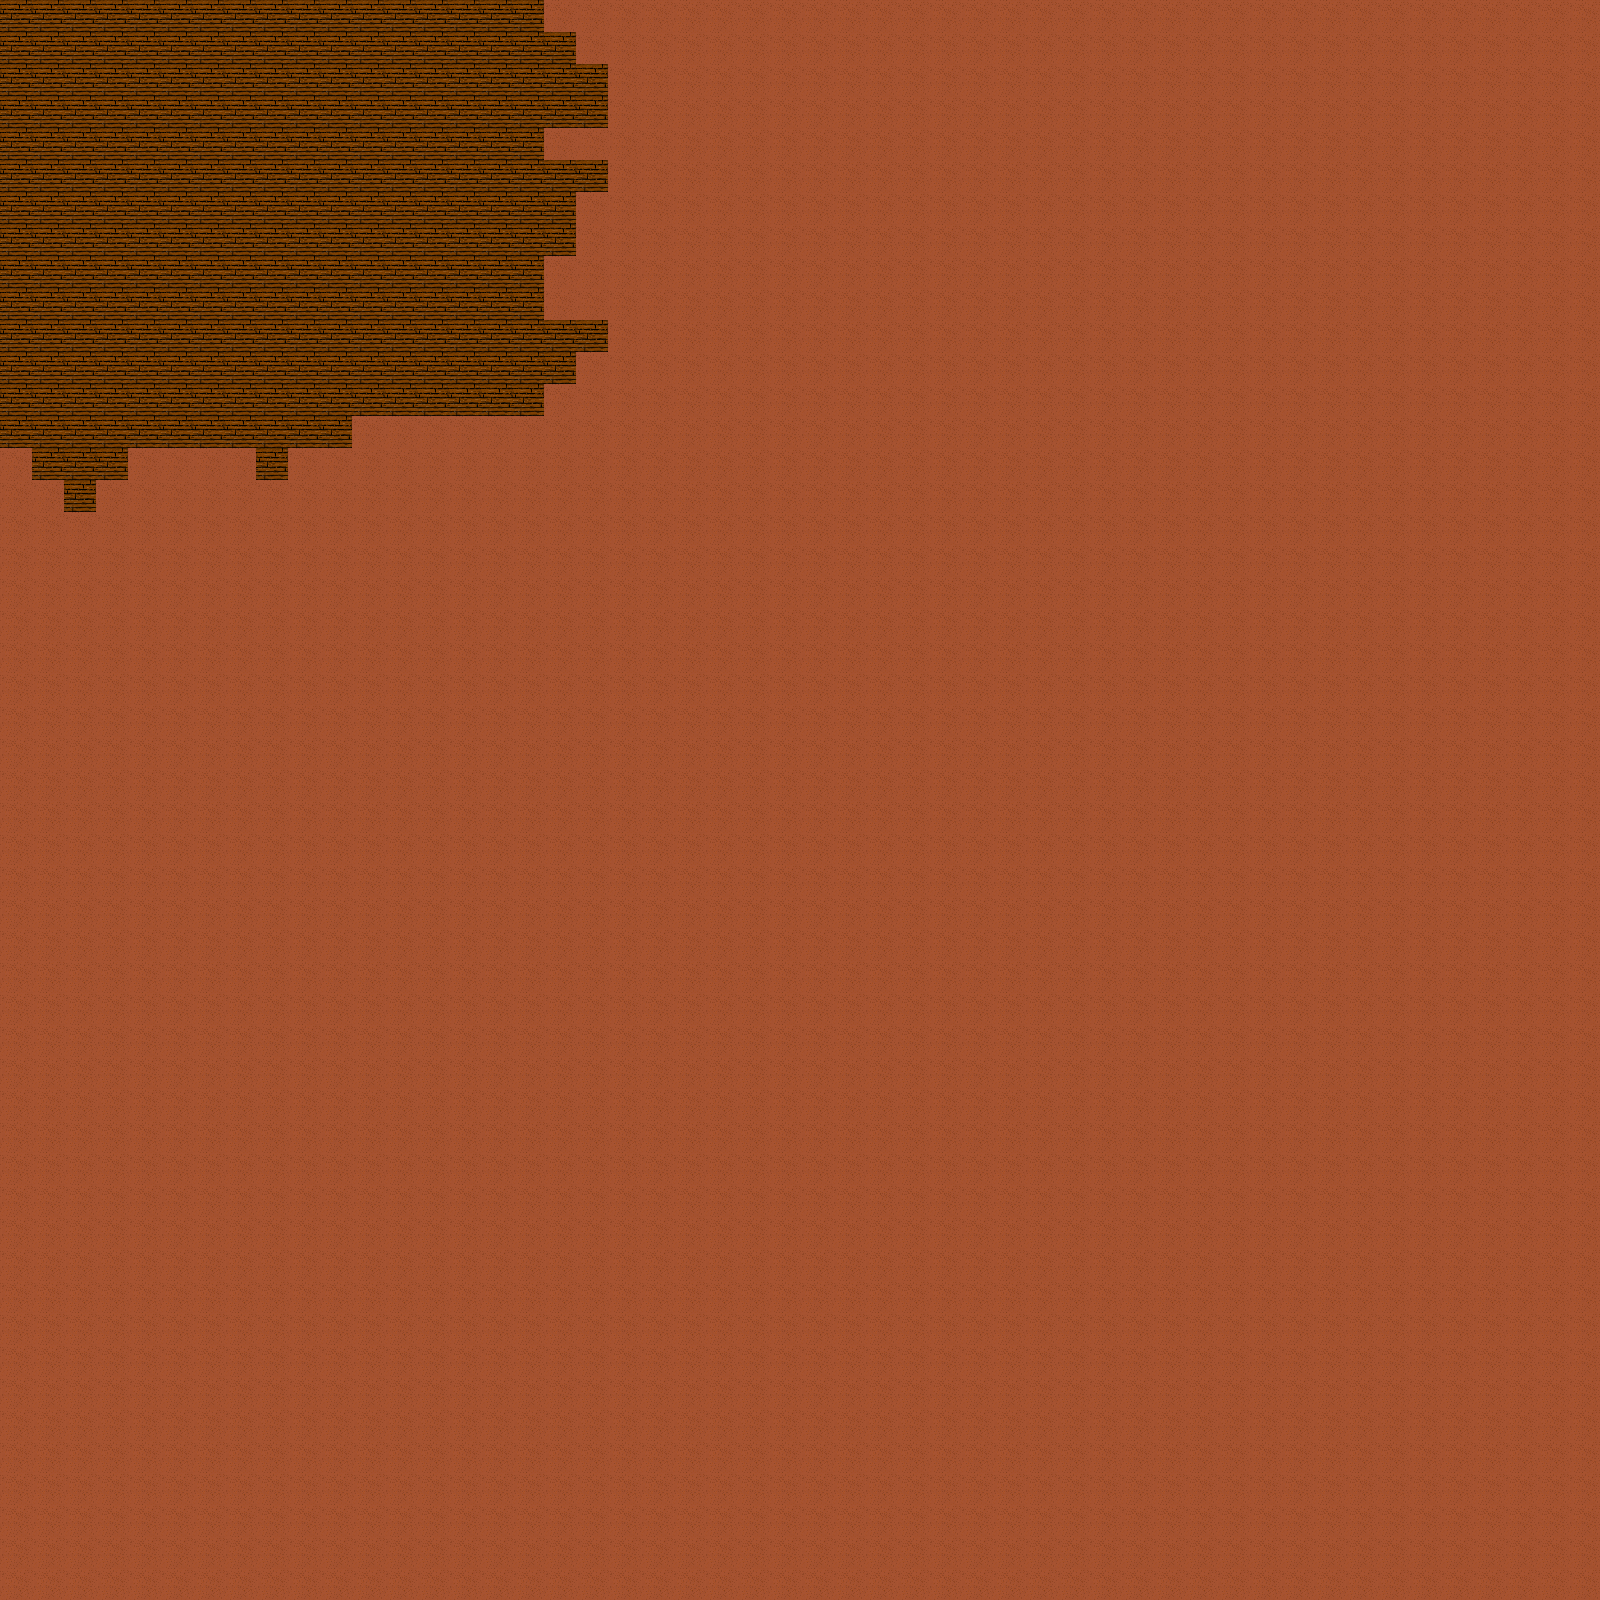

This game map was drawn from its Tiled (.tmx) file and the tilesets committed beside it. A one-line description and the trimmed map source follow:
An orthogonal 50x50 tile map with 32x32 px tiles, 1 tile layer (Ground), 3 tilesets and 188 objects.

<map version="1.0" orientation="orthogonal" renderorder="right-down" width="50" height="50" tilewidth="32" tileheight="32" nextobjectid="243">
 <tileset firstgid="1" name="Tileset" tilewidth="32" tileheight="32" tilecount="5" columns="0">
  <tile id="0">
   <image width="32" height="32" source="Tile_pack/Cactus.png" />
  </tile>
  <tile id="1">
   <image width="32" height="32" source="Tile_pack/Cactus2.png" />
  </tile>
  <tile id="2">
   <image width="32" height="32" source="Tile_pack/Cactus3.png" />
  </tile>
  <tile id="3">
   <image width="32" height="32" source="Tile_pack/plant.png" />
  </tile>
  <tile id="4">
   <image width="32" height="32" source="Tile_pack/plant_dead.png" />
  </tile>
 </tileset>
 <tileset firstgid="6" name="ground" tilewidth="32" tileheight="32" tilecount="1" columns="1">
  <image source="Tile_pack/ground.png" width="32" height="32" />
 </tileset>
 <tileset firstgid="7" name="Others" tilewidth="32" tileheight="32" tilecount="8" columns="0">
  <tile id="0">
   <image width="32" height="32" source="Tile_pack/barrel_empty.png" />
  </tile>
  <tile id="1">
   <image width="32" height="32" source="Tile_pack/barrel_gold.png" />
  </tile>
  <tile id="2">
   <image width="32" height="32" source="Tile_pack/barrel_water.png" />
  </tile>
  <tile id="3">
   <image width="32" height="32" source="Tile_pack/crate.png" />
  </tile>
  <tile id="4">
   <image width="32" height="32" source="Tile_pack/crate_close.png" />
  </tile>
  <tile id="5">
   <image width="32" height="32" source="Tile_pack/crate_fruit.png" />
  </tile>
  <tile id="6">
   <image width="32" height="32" source="Tile_pack/crate_gold.png" />
  </tile>
  <tile id="7">
   <image width="32" height="32" source="Tile_pack/wood_floor.png" />
  </tile>
 </tileset>
 <layer name="Ground" width="50" height="50">
  <properties>
   <property name="Position" value="Background" />
  </properties>
  <data>[2500 cells, 2500 non-empty, 2 distinct tile ids]</data>
 </layer>
 <objectgroup name="plants">
  <properties>
   <property name="Boundaries" value="False" />
   <property name="Position" value="Background" />
  </properties>
  <object id="5" gid="4" x="618" y="250" width="32" height="32" />
  <object id="6" gid="4" x="892" y="800" width="32" height="32" />
  <object id="7" gid="4" x="442" y="854" width="32" height="32" />
  <object id="8" gid="4" x="470" y="1138" width="32" height="32" />
  <object id="9" gid="4" x="788" y="1222" width="32" height="32" />
  <object id="10" gid="4" x="1220" y="1346" width="32" height="32" />
  <object id="11" gid="4" x="1494" y="1150" width="32" height="32" />
  <object id="12" gid="4" x="1438" y="930" width="32" height="32" />
  <object id="13" gid="4" x="1292" y="722" width="32" height="32" />
  <object id="14" gid="4" x="718" y="498" width="32" height="32" />
  <object id="15" gid="4" x="494" y="472" width="32" height="32" />
  <object id="16" gid="4" x="868" y="262" width="32" height="32" />
  <object id="17" gid="4" x="1226" y="232" width="32" height="32" />
  <object id="18" gid="4" x="1362" y="426" width="32" height="32" />
  <object id="19" gid="4" x="1188" y="774" width="32" height="32" />
  <object id="20" gid="4" x="860" y="874" width="32" height="32" />
  <object id="21" gid="4" x="858" y="922" width="32" height="32" />
  <object id="22" gid="4" x="966" y="1320" width="32" height="32" />
  <object id="23" gid="4" x="1398" y="1424" width="32" height="32" />
  <object id="24" gid="4" x="1464" y="1568" width="32" height="32" />
  <object id="25" gid="4" x="1074" y="1558" width="32" height="32" />
  <object id="26" gid="4" x="568" y="1488" width="32" height="32" />
  <object id="27" gid="4" x="268" y="1470" width="32" height="32" />
  <object id="28" gid="4" x="24" y="1518" width="32" height="32" />
  <object id="29" gid="4" x="388" y="1450" width="32" height="32" />
  <object id="30" gid="4" x="792" y="1370" width="32" height="32" />
  <object id="31" gid="4" x="1066" y="1186" width="32" height="32" />
  <object id="32" gid="4" x="1152" y="1104" width="32" height="32" />
  <object id="33" gid="4" x="1020" y="954" width="32" height="32" />
  <object id="34" gid="4" x="566" y="936" width="32" height="32" />
  <object id="35" gid="4" x="298" y="1274" width="32" height="32" />
  <object id="36" gid="4" x="136" y="1352" width="32" height="32" />
  <object id="37" gid="4" x="156" y="914" width="32" height="32" />
  <object id="38" gid="4" x="240" y="824" width="32" height="32" />
  <object id="39" gid="4" x="554" y="764" width="32" height="32" />
  <object id="40" gid="4" x="1156" y="616" width="32" height="32" />
  <object id="41" gid="4" x="1356" y="516" width="32" height="32" />
  <object id="42" gid="4" x="1376" y="386" width="32" height="32" />
  <object id="43" gid="4" x="1058" y="424" width="32" height="32" />
  <object id="44" gid="4" x="1066" y="676" width="32" height="32" />
  <object id="45" gid="4" x="740" y="794" width="32" height="32" />
  <object id="46" gid="4" x="352" y="674" width="32" height="32" />
  <object id="47" gid="4" x="196" y="494" width="32" height="32" />
  <object id="50" gid="4" x="114" y="564" width="32" height="32" />
  <object id="51" gid="4" x="314" y="680" width="32" height="32" />
  <object id="52" gid="4" x="426" y="554" width="32" height="32" />
  <object id="58" gid="4" x="762" y="140" width="32" height="32" />
  <object id="59" gid="4" x="960" y="130" width="32" height="32" />
  <object id="60" gid="4" x="1240" y="150" width="32" height="32" />
  <object id="61" gid="4" x="1444" y="106" width="32" height="32" />
  <object id="62" gid="4" x="1514" y="122" width="32" height="32" />
  <object id="63" gid="4" x="1478" y="434" width="32" height="32" />
  <object id="64" gid="4" x="1420" y="648" width="32" height="32" />
  <object id="65" gid="4" x="1500" y="1030" width="32" height="32" />
  <object id="66" gid="4" x="1476" y="1282" width="32" height="32" />
  <object id="67" gid="4" x="1366" y="1482" width="32" height="32" />
  <object id="68" gid="4" x="1136" y="1546" width="32" height="32" />
  <object id="69" gid="4" x="732" y="1460" width="32" height="32" />
  <object id="70" gid="4" x="628" y="1452" width="32" height="32" />
  <object id="71" gid="4" x="446" y="1474" width="32" height="32" />
  <object id="72" gid="4" x="460" y="1136" width="32" height="32" />
  <object id="73" gid="4" x="694" y="1102" width="32" height="32" />
  <object id="74" gid="4" x="840" y="992" width="32" height="32" />
  <object id="75" gid="4" x="996" y="1074" width="32" height="32" />
  <object id="76" gid="4" x="1194" y="1260" width="32" height="32" />
  <object id="77" gid="4" x="1432" y="1174" width="32" height="32" />
  <object id="78" gid="4" x="1272" y="944" width="32" height="32" />
  <object id="79" gid="4" x="1006" y="868" width="32" height="32" />
  <object id="80" gid="4" x="684" y="702" width="32" height="32" />
  <object id="81" gid="4" x="664" y="472" width="32" height="32" />
  <object id="82" gid="4" x="922" y="524" width="32" height="32" />
  </objectgroup>
 <objectgroup name="cactus">
  <properties>
   <property name="Boundaries" value="False" />
   <property name="Position" value="Background" />
  </properties>
  <!-- 12 objects omitted --></objectgroup>
 <objectgroup name="BarrelsAndCrates">
  <properties>
   <property name="Boundaries" value="False" />
   <property name="Position" value="Background" />
  </properties>
  <!-- 25 objects omitted --></objectgroup>
 <objectgroup name="BarrelsAndCratesLVL1">
  <properties>
   <property name="Boundaries" value="False" />
   <property name="Position" value="Background" />
  </properties>
  <!-- 4 objects omitted --></objectgroup>
 <objectgroup name="Boundaries">
  <properties>
   <property name="Boundaries" value="True" />
   <property name="Position" value="Background" />
  </properties>
  <!-- 23 objects omitted --></objectgroup>
</map>
<!-- 117 of 188 objects omitted -->
